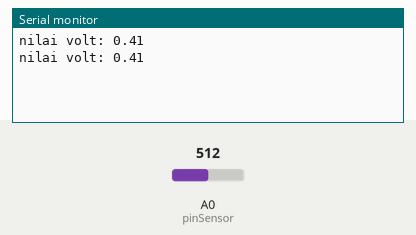
A sketch run on a simulated Arduino Uno, built with avr-gcc and run on an emulated ATmega328P. Shown: the last lines printed to the serial monitor. The test bench sets the inputs (shaded band); at power-on: A0 (pinSensor) = 512.

Above: at 1.8 s.
1.9 s: A0 (pinSensor) set to 716
At 2.7 s:
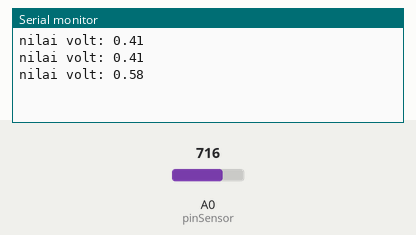
3.4 s: A0 (pinSensor) set to 900
At 4.3 s:
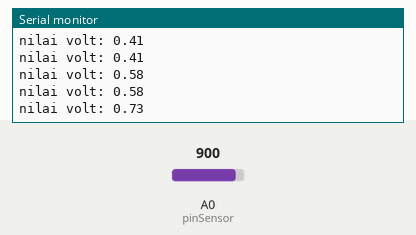
Timing chart, 0 to 6.4 s (numbered marks = the images above; inputs shaded):
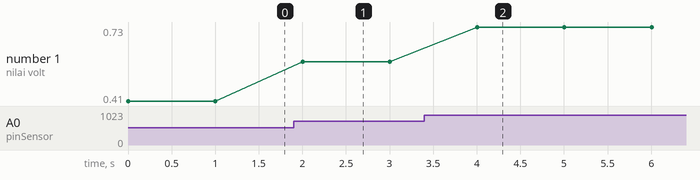

The sketch:

sesi-10-adc-slide-switch2.ino
```cpp
const int pinSensor = A0;
int adcValue = 0;
double volt = 0;

void setup()
{
  // inisiasi Serial comm dengan baud rate 115200
  Serial.begin(115200);
  pinMode(pinSensor, INPUT);
}

void loop()
{
  // akuisisi nilai ADC sensor LDR
  adcValue = analogRead(pinSensor);
  volt = adcValue * 3.3 / 4095;
  // cetak nilai adc ke serial monitor
  Serial.print("nilai volt: ");
  Serial.println(volt);
  // jeda akuisisi data
  delay(1000);
}
```

Measured:
- after the input at 1.9 s, the serial monitor: prints a new line after 0.10 s (image 1)
- after the input at 3.4 s, the serial monitor: prints a new line after 0.60 s (image 2)
- plotted number 1: 0.41 → 0.58 after the input at 1.9 s, 0.58 → 0.73 after the input at 3.4 s
